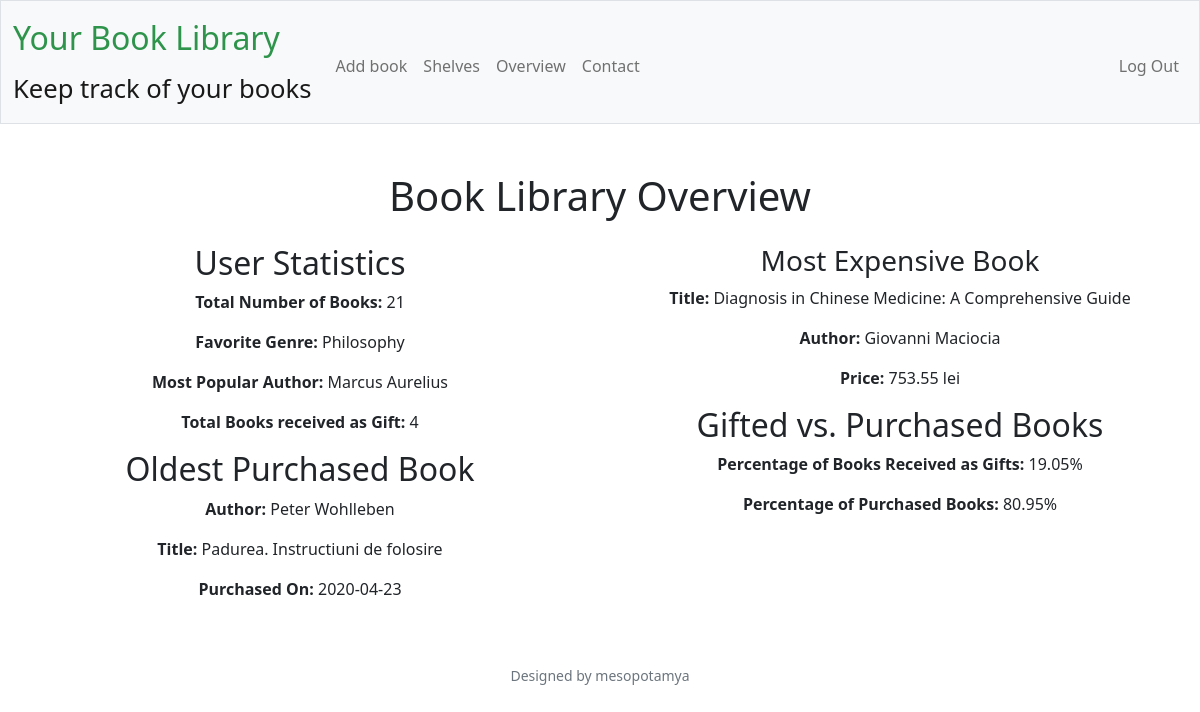
/overview (signed in), run on the app's committed database.
### tables this page shows
CREATE TABLE books (
    id INTEGER PRIMARY KEY AUTOINCREMENT,
    author TEXT NOT NULL,
    book_name TEXT NOT NULL,
    genre TEXT NOT NULL,
    purchase_date DATE NOT NULL,
    price DECIMAL(10, 2) NOT NULL,
    ISBN TEXT,
    user_id INTEGER,
    action TEXT,
    details TEXT,
    date_created TIMESTAMP DEFAULT CURRENT_TIMESTAMP,
    book_gift INTEGER DEFAULT 0, currency TEXT,    
    FOREIGN KEY (user_id) REFERENCES users(id)
);

### app.py (the view)
@app.route("/overview")
@login_required
def book_overview():
    user_id = session["user_id"]
    total_books_row = db.execute(
        "SELECT COUNT(*) as total FROM books WHERE user_id = ? AND action != 'Deleted'",
        user_id,
    )
    total_books = total_books_row[0]["total"] if total_books_row else 0
    favorite_genre_row = db.execute(
        """
        SELECT genre, COUNT(genre) as genre_count
        FROM books
        WHERE user_id = ? AND action != 'Deleted'
        GROUP BY genre
        ORDER BY genre_count DESC
        LIMIT 1
        """,
        user_id,
    )
    favorite_genre = favorite_genre_row[0]["genre"] if favorite_genre_row else None
    most_expensive_book_query = db.execute(
        """
        SELECT author, book_name, price
        FROM books
        WHERE price IS NOT NULL
        AND price != ''
        AND book_gift = 0
        AND user_id = ?
        AND action != 'Deleted'
        ORDER BY price DESC
        LIMIT 1
        """,
        user_id,
    )
    most_expensive_book = (
        most_expensive_book_query[0] if most_expensive_book_query else None
    )
    if most_expensive_book:
        if most_expensive_book.get("price") is None:
            next_expensive_book_query = db.execute(
            """
            SELECT author, book_name, price
            FROM books
            WHERE price IS NOT NULL
            AND price != ''
            AND user_id = ?
            AND action != 'Deleted'
            AND id != ?
            ORDER BY price DESC
            LIMIT 1
            """,
            user_id,
    most_expensive_book["id"],
            )
            next_expensive_book = (
                next_expensive_book_query[0] if next_expensive_book_query else None
            )
            if next_expensive_book:
                most_expensive_book = next_expensive_book
    total_amount_paid_row = db.execute(
        """
        SELECT SUM(price) as total_paid
        FROM books
        WHERE user_id = ? and action != 'Deleted' AND price IS NOT NULL
        """,
        user_id,
    )
    total_amount_paid = (
        total_amount_paid_row[0]["total_paid"] if total_amount_paid_row else None
    )
    oldest_purchased_book_row = db.execute(
        """
        SELECT author, book_name, purchase_date, price
        FROM books
        WHERE user_id = ?
        AND action != 'Deleted'
        AND purchase_date IS NOT NULL
        AND purchase_date != ''
        AND price IS NOT NULL
        AND price != ''
        AND book_gift = 0
        ORDER BY purchase_date ASC
        LIMIT 1
        """,
        user_id,
    )
    oldest_purchased_book = (
        oldest_purchased_book_row[0] if oldest_purchased_book_row else None
    )
    most_popular_author_row = db.execute(
        """
        SELECT author, COUNT(author) as author_count
        FROM books
        WHERE user_id = ? AND action != 'Deleted'
        GROUP BY author
        ORDER BY author_count DESC
        LIMIT 1
        """,
        user_id,
    )
    most_popular_author = (
        most_popular_author_row[0]["author"] if most_popular_author_row else None
    )
    total_gifted_books_row = db.execute(
        "SELECT COUNT(*) AS total_gifted FROM books WHERE user_id = ? AND book_gift = 1 AND action != 'Deleted'",
        user_id,
    )
    total_gifted_books = (
        total_gifted_books_row[0]["total_gifted"] if total_gifted_books_row else 0
    )
    total_purchased_books_row = db.execute(
        "SELECT COUNT(*) AS total_purchased FROM books WHERE user_id = ? AND book_gift = 0 AND action != 'Deleted'",
        user_id,
    )
    total_purchased_books = (
        total_purchased_books_row[0]["total_purchased"]
        if total_purchased_books_row
        else 0
    )
    book_gifts_percentage = (
        round((total_gifted_books / total_books) * 100, 2) if total_books > 0 else 0
    )
    books_purchased = (
        round((total_purchased_books / total_books) * 100, 2) if total_books > 0 else 0
    )
    newest_book_row = db.execute(
        """
        SELECT author, book_name, purchase_date
        FROM books
        WHERE user_id = ? AND action != 'Deleted' AND purchase_date IS NOT NULL
        ORDER BY purchase_date DESC
        LIMIT 1
        """,
        user_id,
    )
    newest_book = newest_book_row[0] if newest_book_row else None
    return render_template(
        "book_overview.html",
        total_books=total_books,
        favorite_genre=favorite_genre,
        most_expensive_book=most_expensive_book,
        total_amount_paid=total_amount_paid,
        newest_book=newest_book,
        oldest_purchased_book=oldest_purchased_book,
        most_popular_author=most_popular_author,
        book_gifts_count=total_gifted_books,
        books_purchased=books_purchased,
        book_gifts_percentage=book_gifts_percentage,
    )

### app.py (called while the page is built)
@app.after_request
def after_request(response):
    response.headers["Cache-Control"] = "no-cache, no-store, must-revalidate"
    response.headers["Expires"] = 0
    response.headers["Pragma"] = "no-cache"
    return response

### helpers.py (called while the page is built)
def login_required(f):
    @wraps(f)
    def decorated_function(*args, **kwargs):
        if session.get("user_id") is None:
            return redirect("/login")
        return f(*args, **kwargs)
    return decorated_function

### templates/book_overview.html (shortened to what this page needs)
{% extends "layout.html" %}
{% block main %}
    <h1 class="text-center">Book Library Overview</h1>
    <div class="row mt-4">
        <div class="col-lg-6">
            <div class="category">
                <h2>User Statistics</h2>
                <div class="user-stats">
                    <p><strong>Total Number of Books:</strong> {{ total_books }}</p>
                    <p><strong>Favorite Genre:</strong> {{ favorite_genre }}</p>
                    <p><strong>Most Popular Author:</strong> {{ most_popular_author }}</p>
                    <p><strong>Total Books received as Gift:</strong> {{ book_gifts_count }}</p>
                </div>
            </div>
            <div class="category">
                <h2>Oldest Purchased Book</h2>
                <div class="oldest-purchased-book">
                    {% if oldest_purchased_book %}
                        {% if oldest_purchased_book.price %}
                            <p><strong>Author:</strong> {{ oldest_purchased_book.author }}</p>
                            <p><strong>Title:</strong> {{ oldest_purchased_book.book_name }}</p>
                            <p><strong>Purchased On:</strong> {{ oldest_purchased_book.purchase_date }}</p>
                        {% else %}
                            <p>No oldest purchased book found.</p>
                        {% endif %}
                    {% else %}
                        <p>No oldest purchased book found.</p>
                    {% endif %}
                </div>
            </div>
        </div>
        <div class="col-lg-6">
            <div class="category">
                <h3>Most Expensive Book</h3>
                {% if most_expensive_book %}
                    <p><strong>Title:</strong> {{ most_expensive_book['book_name'] }}</p>
                    <p><strong>Author:</strong> {{ most_expensive_book['author'] }}</p>
                    <p><strong>Price:</strong> {{ most_expensive_book['price'] }} lei</p>
                {% else %}
                    <p>No most expensive book available.</p>
                {% endif %}
            </div>
            <div class="category">
                <h2>Gifted vs. Purchased Books</h2>
                <div class="gifted-vs-purchased">
                    <p><strong>Percentage of Books Received as Gifts:</strong> {{ book_gifts_percentage }}%</p>
                    <p><strong>Percentage of Purchased Books:</strong> {{ books_purchased }}%</p>
                </div>
            </div>
        </div>
    </div>
{% endblock %}

### static/styles.css (style rules this page uses)
h2 { margin-top: 0; }

### data on the page
books: author "Peter Wohlleben", book_name "Padurea. Instructiuni de folosire", purchase_date "2020-04-23"
books: book_name "Diagnosis in Chinese Medicine: A Comprehensive Guide", author "Giovanni Maciocia", price "753.55"

### other printed values
{{ total_books }} "21"
{{ favorite_genre }} "Philosophy"
{{ most_popular_author }} "Marcus Aurelius"
{{ book_gifts_count }} "4"
{{ book_gifts_percentage }} "19.05"
{{ books_purchased }} "80.95"
